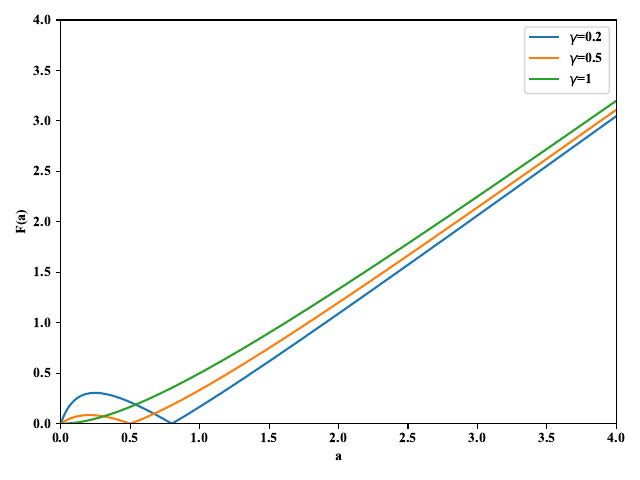

The Python source for this figure:
import numpy as np
import matplotlib.pyplot as plt
from matplotlib import rcParams

def f(x, r):
    return np.abs(x / (x + r) - x)

x = np.linspace(0, 4, 1000) # 生成从0到10之间的1000个等间距的x值
r_list = [0.2, 0.5, 1]      # 不同的r值列表

for r in r_list:
    y = f(x, r)
    plt.plot(x, y, label=r'$\gamma$={}'.format(r)) # 绘制函数曲线

plt.xlim(0, 4) # 设置x轴范围从0到10
plt.ylim(0, 4)  # 设置y轴范围从0到1
plt.xlabel('a')
plt.ylabel('F(a)')
# plt.xticks(fontsize=20) # 设置x轴刻度字号为20
# plt.yticks(fontsize=20) # 设置y轴刻度字号为20
plt.legend()
# plt.show() # 显示图像

# 设置保存的PDF文件的字体和其他参数
rcParams['font.family']='sans-serif'
plt.rcParams['font.sans-serif'] = ['Times New Roman']
plt.tight_layout()
plt.savefig('plot.pdf')